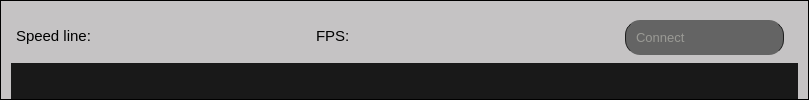
               <widget class="QFrame" name="frame_3">
                <property name="styleSheet">
                 <string notr="true">background-color: rgb(197 , 195,196);
border: 1px solid rgb(0,0, 0);</string>
                </property>
                <property name="frameShape">
                 <enum>QFrame::NoFrame</enum>
                </property>
                <property name="frameShadow">
                 <enum>QFrame::Raised</enum>
                </property>
                <layout class="QHBoxLayout" name="horizontalLayout_7">
                 <property name="spacing">
                  <number>0</number>
                 </property>
                 <property name="leftMargin">
                  <number>0</number>
                 </property>
                 <property name="topMargin">
                  <number>10</number>
                 </property>
                 <property name="rightMargin">
                  <number>0</number>
                 </property>
                 <property name="bottomMargin">
                  <number>0</number>
                 </property>
                 <item>
                  <widget class="QFrame" name="frame_6">
                   <property name="styleSheet">
                    <string notr="true">background-color: rgb(197 , 195,196);
border:rgb(197 , 195,196);</string>
                   </property>
                   <property name="frameShape">
                    <enum>QFrame::NoFrame</enum>
                   </property>
                   <property name="frameShadow">
                    <enum>QFrame::Raised</enum>
                   </property>
                   <layout class="QVBoxLayout" name="verticalLayout_13" stretch="0,0">
                    <property name="spacing">
                     <number>2</number>
                    </property>
                    <property name="leftMargin">
                     <number>10</number>
                    </property>
                    <property name="topMargin">
                     <number>0</number>
                    </property>
                    <property name="rightMargin">
                     <number>10</number>
                    </property>
                    <property name="bottomMargin">
                     <number>0</number>
                    </property>
                    <item>
                     <widget class="QFrame" name="frame_16">
                      <property name="minimumSize">
                       <size>
                        <width>0</width>
                        <height>50</height>
                       </size>
                      </property>
                      <property name="maximumSize">
                       <size>
                        <width>16777215</width>
                        <height>50</height>
                       </size>
                      </property>
                      <property name="styleSheet">
                       <string notr="true">background-color: rgb(197 , 195,196);</string>
                      </property>
                      <property name="frameShape">
                       <enum>QFrame::NoFrame</enum>
                      </property>
                      <property name="frameShadow">
                       <enum>QFrame::Raised</enum>
                      </property>
                      <layout class="QHBoxLayout" name="horizontalLayout_11">
                       <property name="spacing">
                        <number>0</number>
                       </property>
                       <property name="leftMargin">
                        <number>5</number>
                       </property>
                       <property name="topMargin">
                        <number>0</number>
                       </property>
                       <property name="rightMargin">
                        <number>5</number>
                       </property>
                       <property name="bottomMargin">
                        <number>0</number>
                       </property>
                       <item>
                        <widget class="QFrame" name="frame_7">
                         <property name="minimumSize">
                          <size>
                           <width>300</width>
                           <height>0</height>
                          </size>
                         </property>
                         <property name="maximumSize">
                          <size>
                           <width>300</width>
                           <height>16777215</height>
                          </size>
                         </property>
                         <property name="styleSheet">
                          <string notr="true">background-color: rgb(197 , 195,196);</string>
                         </property>
                         <property name="frameShape">
                          <enum>QFrame::NoFrame</enum>
                         </property>
                         <property name="frameShadow">
                          <enum>QFrame::Raised</enum>
                         </property>
                         <layout class="QVBoxLayout" name="verticalLayout_16">
                          <property name="spacing">
                           <number>0</number>
                          </property>
                          <property name="leftMargin">
                           <number>0</number>
                          </property>
                          <property name="topMargin">
                           <number>0</number>
                          </property>
                          <property name="rightMargin">
                           <number>0</number>
                          </property>
                          <property name="bottomMargin">
                           <number>0</number>
                          </property>
                          <item>
                           <widget class="QLabel" name="label_13">
                            <property name="font">
                             <font>
                              <pointsize>11</pointsize>
                             </font>
                            </property>
                            <property name="text">
                             <string>Speed line:</string>
                            </property>
                           </widget>
                          </item>
                         </layout>
                        </widget>
                       </item>
                       <item>
                        <widget class="QFrame" name="frame_8">
                         <property name="minimumSize">
                          <size>
                           <width>300</width>
                           <height>0</height>
                          </size>
                         </property>
                         <property name="maximumSize">
                          <size>
                           <width>300</width>
                           <height>16777215</height>
                          </size>
                         </property>
                         <property name="styleSheet">
                          <string notr="true">background-color: rgb(197 , 195,196);</string>
                         </property>
                         <property name="frameShape">
                          <enum>QFrame::NoFrame</enum>
                         </property>
                         <property name="frameShadow">
                          <enum>QFrame::Raised</enum>
                         </property>
                         <layout class="QVBoxLayout" name="verticalLayout_17">
                          <property name="spacing">
                           <number>0</number>
                          </property>
                          <property name="leftMargin">
                           <number>0</number>
                          </property>
                          <property name="topMargin">
                           <number>0</number>
                          </property>
                          <property name="rightMargin">
                           <number>0</number>
                          </property>
                          <property name="bottomMargin">
                           <number>0</number>
                          </property>
                          <item>
                           <widget class="QLabel" name="label_14">
                            <property name="font">
                             <font>
                              <pointsize>11</pointsize>
                             </font>
                            </property>
                            <property name="text">
                             <string>FPS:</string>
                            </property>
                           </widget>
                          </item>
                         </layout>
                        </widget>
                       </item>
                       <item alignment="Qt::AlignRight|Qt::AlignTop">
                        <widget class="QFrame" name="verticalFrame">
                         <property name="styleSheet">
                          <string notr="true">background-color: rgb(197 , 195,196);</string>
                         </property>
                         <layout class="QVBoxLayout" name="verticalLayout_10">
                          <property name="sizeConstraint">
                           <enum>QLayout::SetMinAndMaxSize</enum>
                          </property>
                          <item alignment="Qt::AlignTop">
                           <widget class="QPushButton" name="start_btn">
                            <property name="minimumSize">
                             <size>
                              <width>159</width>
                              <height>35</height>
                             </size>
                            </property>
                            <property name="maximumSize">
                             <size>
                              <width>200</width>
                              <height>136</height>
                             </size>
                            </property>
                            <property name="font">
                             <font>
                              <pointsize>10</pointsize>
                              <weight>50</weight>
                              <bold>false</bold>
                             </font>
                            </property>
                            <property name="cursor">
                             <cursorShape>PointingHandCursor</cursorShape>
                            </property>
                            <property name="layoutDirection">
                             <enum>Qt::LeftToRight</enum>
                            </property>
                            <property name="autoFillBackground">
                             <bool>false</bool>
                            </property>
                            <property name="styleSheet">
                             <string notr="true">QPushButton {
	background-color: rgb(100,100,100);

	color: rgb(154, 154, 149);
	border: none;
	text-align: left;
	padding-left: 10px;
	border-radius: 15px;
	border-left: 1px solid rgb(30, 30, 30);
	border-right:1px solid rgb(30, 30, 30);
}

QPushButton:hover {
border: 1px solid rgb(0,0, 0);
}

QPushButton:pressed {
	background-color: rgb(0, 0, 0);
}

</string>
                            </property>
                            <property name="text">
                             <string>Connect</string>
                            </property>
                            <property name="icon">
                             <iconset>
                              <normaloff>C:/Users/milad/.designer/backup/icons/cil-camera.png</normaloff>C:/Users/milad/.designer/backup/icons/cil-camera.png</iconset>
                            </property>
                            <property name="iconSize">
                             <size>
                              <width>30</width>
                              <height>30</height>
                             </size>
                            </property>
                           </widget>
                          </item>
                          <item>
                           <widget class="QFrame" name="frame_15">
                            <property name="styleSheet">
                             <string notr="true">background-color: rgb(25, 25, 25);</string>
                            </property>
                            <property name="frameShape">
                             <enum>QFrame::NoFrame</enum>
                            </property>
                            <property name="frameShadow">
                             <enum>QFrame::Raised</enum>
                            </property>
                            <layout class="QHBoxLayout" name="horizontalLayout_12">
                             <property name="spacing">
                              <number>0</number>
                             </property>
                             <property name="leftMargin">
                              <number>5</number>
                             </property>
                             <property name="topMargin">
                              <number>0</number>
                             </property>
                             <property name="rightMargin">
                              <number>5</number>
                             </property>
                             <property name="bottomMargin">
                              <number>0</number>
                             </property>
                            </layout>
                           </widget>
                          </item>
                         </layout>
                        </widget>
                       </item>
                       <item>
                        <spacer name="horizontalSpacer_3">
                         <property name="orientation">
                          <enum>Qt::Horizontal</enum>
                         </property>
                         <property name="sizeType">
                          <enum>QSizePolicy::MinimumExpanding</enum>
                         </property>
                         <property name="sizeHint" stdset="0">
                          <size>
                           <width>0</width>
                           <height>0</height>
                          </size>
                         </property>
                        </spacer>
                       </item>
                      </layout>
                     </widget>
                    </item>
                    <item>
                     <widget class="QFrame" name="dataFrame">
                      <property name="styleSheet">
                       <string notr="true">background-color: rgb(25, 25, 25);</string>
                      </property>
                      <property name="frameShape">
                       <enum>QFrame::NoFrame</enum>
                      </property>
                      <property name="frameShadow">
                       <enum>QFrame::Raised</enum>
                      </property>
                      <layout class="QVBoxLayout" name="verticalLayout_5">
                       <property name="spacing">
                        <number>0</number>
                       </property>
                       <property name="leftMargin">
                        <number>0</number>
                       </property>
                       <property name="topMargin">
                        <number>0</number>
                       </property>
                       <property name="rightMargin">
                        <number>0</number>
                       </property>
                       <property name="bottomMargin">
                        <number>0</number>
                       </property>
                      </layout>
                     </widget>
                    </item>
                   </layout>
                  </widget>
                 </item>
                </layout>
               </widget>
